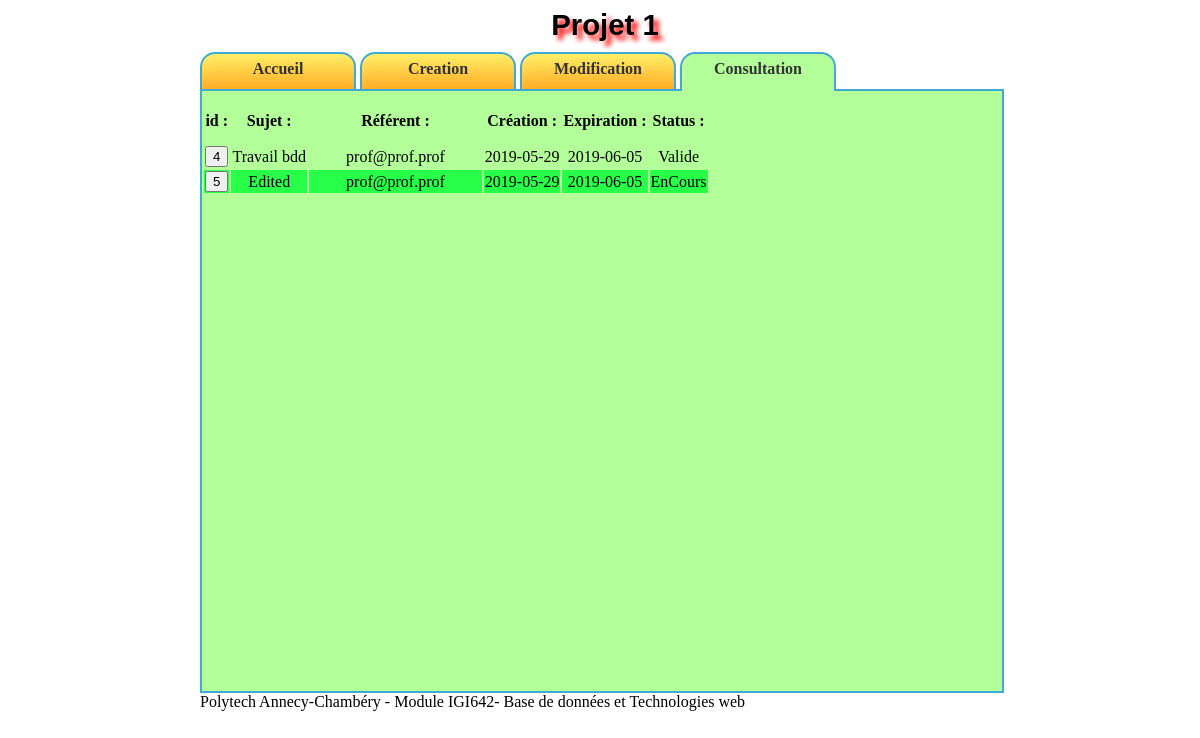
Screenshot of /projet.php?page=4 (signed in) with the database file from the repository.
### tables this page shows
CREATE TABLE IF NOT EXISTS `demandes` (
  `idDem` int(11) NOT NULL AUTO_INCREMENT,
  `sujet` varchar(200) NOT NULL,
  `contenu` text NOT NULL,
  `dateCreation` date NOT NULL,
  `dateExpiration` date NOT NULL,
  `mailEtu` varchar(100) NOT NULL,
  `mailProf` varchar(100) NOT NULL,
  `status` enum('Modifier','Valide','Envoyee','EnCours','Archive') NOT NULL,
  PRIMARY KEY (`idDem`),
  KEY `mailEtu` (`mailEtu`),
  KEY `mailProf` (`mailProf`)
);

### functions.php (called while the page is built, shortened)
<?php
function isConnected ()
{
	if (is_null($_SESSION["mail"]) || is_null($_SESSION["nom"]) || is_null($_SESSION["travail"]))
	{
		return FALSE;
	}
	else
	{
		return TRUE;
	}
}
function isEtudiant ()
{
  if (isConnected())
  {
    if ($_SESSION["travail"] == "Etudiant")
    {
      return TRUE;
    }
  }
  return FALSE;
}
function isProfesseur ()
{
  return FALSE;
}
?>

### page_4.inc.php (the view, shortened to what this page needs)
<?php
	if (isConnected())
	{
		$conn = connexion();
		if(isset($_POST["checkForm"]))
		{
			unset($_POST["checkForm"]);
			$sql = $conn->prepare ("SELECT * FROM `demandes` WHERE idDem = ?");
			$sql->execute(array($_POST["idDem"]));
			if($array = $sql->fetch(PDO::FETCH_ASSOC))
			{
				echo "<table style=\"width=auto;\">";
					echo "<tr>";
						echo "<td>";
							echo "id:";
						echo "</td><td>";
							echo $array["idDem"];
						echo "</td>";
					echo "</tr>";
					echo "<tr class=\"color2\">";
						echo "<td>";
							echo "Sujet:";
						echo "</td><td>";
							echo $array["sujet"];
						echo "</td>";
					echo "</tr>";
					echo "<tr>";
						echo "<td>";
							echo "Contenu:";
						echo "</td><td>";
							echo $array["contenu"];
						echo "</td>";
					echo "</tr>";
					echo "<tr class=\"color2\">";
						echo "<td>";
							echo "Date de création:";
						echo "</td><td>";
							echo $array["dateCreation"];
						echo "</td>";
					echo "</tr>";
					echo "<tr>";
						echo "<td>";
							echo "Date d'expiration:";
						echo "</td><td>";
							echo $array["dateExpiration"];
						echo "</td>";
					echo "</tr>";
					echo "<tr class=\"color2\">";
						echo "<td>";
							echo "Mail Etudiant:";
						echo "</td><td>";
							echo $array["mailEtu"];
						echo "</td>";
					echo "</tr>";
					echo "<tr>";
						echo "<td>";
							echo "Mail Professeur:";
						echo "</td><td>";
							echo $array["mailProf"];
						echo "</td>";
					echo "</tr>";
					echo "<tr class=\"color2\">";
						echo "<td>";
							echo "Status:";
						echo "</td><td>";
							echo $array["status"];
						echo "</td>";
					echo "</tr>";
				echo "</table>";
				echo "<a href=\"?page=4\">Retour</a>";
			}
		}
		else
		{
			if(isEtudiant())
			{
				$sql = $conn->prepare ("SELECT idDem, sujet, dateCreation, dateExpiration, mailProf as mailPers, status FROM `demandes` WHERE mailEtu = ? AND status NOT LIKE \"Archive\"");
				$sql->execute(array($_SESSION["mail"]));
			}
			elseif(isProfesseur())
			{
				$sql = $conn->prepare ("SELECT idDem, sujet, dateCreation, dateExpiration, mailEtu as mailPers, status FROM `demandes` WHERE mailProf = ? AND status NOT LIKE \"Archive\"");
				$sql->execute(array($_SESSION["mail"]));
			}
			else
			{
				$sql = $conn->prepare ("SELECT idDem, sujet, dateCreation, dateExpiration, mailProf as mailPers, status FROM `demandes` WHERE status NOT LIKE \"Archive\"");
				$sql->execute(array());
			}
			if (is_null($sql) || $sql->rowCount() == 0)
			{
				echo "</br>Vous n'avez aucune demande en cours.";
			}
			else
			{
			?>
			<table>
				<tr class="presentation">
					<td class="idDem">
						<center>id :</center>
					</td>
					<td class="sujetDem">
						<center>Sujet :</center>
					</td>
					<td class="mailDem">
						<center>
							<?php
								if (isProfesseur())
								{
									echo "Etudiant :";
								}
								else
								{
									echo "Référent :";
								}
							?>
						</center>
					</td>
					<td class="dateDem">
						<center>Création :</center>
					</td>
					<td class="dateDem">
						<center>Expiration :</center>
					</td>
					<td class="statusDem">
						<center>Status :</center>
					</td>
				</tr>
				<tr class="ecarteColonne"></tr>
				<form method="post" action="projet.php?page=4">
					<?php
						$i = 0;
						while($array = $sql->fetch(PDO::FETCH_ASSOC))
						{
							if ($i % 2 != 0)
							{
								echo "<tr class=\"color2\">";
							}
							else {
								echo "<tr>";
							}
							?>
								<td class="idDem">
									<input type="submit" name="idDem" value="<?php echo $array["idDem"] ?>" />
								</td>
								<td class="sujetDem">
									<center>
										<?php
											echo $array["sujet"];
										?>
									</center>
								</td>
								<td class="mailDem">
									<center>
		  							<?php
		  								echo $array["mailPers"];
		  							?>
		              </center>
								</td>
								<td class="dateDem">
									<center>
										<?php
											echo $array["dateCreation"];
										?>
									</center>
								</td>
								<td class="dateDem">
									<center>
										<?php
											echo $array["dateExpiration"];
										?>
									</center>
								</td>
								<td class="statusDem">
									<center>
		  							<?php
		  								echo $array["status"];
		  							?>
		              </center>
								</td>
							</tr>
							<?php
							$i = $i + 1;
						}
					?>
				</form>
			</table>
			<?php
			}
		}
	}
	else
	{
		header("refresh:0;url=projet.php");
		die(0);
	}
?>

### projet.php (shortened to what this page needs)
<?php
include("functions.php");
?>
<!DOCTYPE HTML>
<html>
  <head>
    <link rel="stylesheet" href="projet.css" />
  </head>
  <body>
  <div id="fond">
    <div id="titre">
      <span>Projet 1</span>
    </div>
    <div id="menu">
      <ul id="lemenu">
      <?php
      $encours = array(" "," "," "," "," ");
      $encours["demandeFinie"] = " ";
      $encours["signup"] = " ";
      $encours["login"] = " ";
      if(!isset($_GET["page"]))
      {
        $page = 0;
      }
      else
      {
        $page = $_GET["page"];
      }
      $encours[$page] = "encours";
      echo "<li><a href=\"?page=0\" class=\"btn_menu $encours[0]\">Accueil</a></li>\n";
      if (isConnected())
      {
        if (isEtudiant())
        {
          echo "<li><a href=\"?page=1\" class=\"btn_menu $encours[1]\">Creation</a></li>\n";
        }
        if (isEtudiant() || isProfesseur())
        {
          echo "<li><a href=\"?page=2\" class=\"btn_menu $encours[2]\">Modification</a></li> \n";
        }
        echo "<li><a href=\"?page=4\" class=\"btn_menu $encours[4]\">Consultation</a></li> \n";
      }
      else
      {
        echo "<li><a href=\"?page=signup\" class=\"btn_menu $encours[signup]\">Signup</a></li>\n";
        echo "<li><a href=\"?page=login\" class=\"btn_menu $encours[login]\">Login</a></li> \n";
      }
      ?>
      </ul>
    </div>
    <div id="contenu">
    <?php
      if( file_exists("page_".$page.".inc.php") ){
        include("page_".$page.".inc.php");
      }
    ?>
    </div>
    <div id="pied">
      <span>Polytech Annecy-Chambéry - Module IGI642- Base de données et Technologies web</span>
    </div>
  </div>
  </body>
</html>

### projet.css (style rules this page uses)
#fond { width: 800px; margin: 0px auto 0px auto; }
#titre { width:100%; margin: 5px; text-align: center; }
#titre span { font-family: Helvetica; font-weight:bold; font-size: 22pt; text-shadow: 5px 5px 5px #FF0000; }
#menu { width: 100%; margin: 10px auto 0px auto; }
#menu a { text-decoration:none; }
ul#lemenu { list-style: none; margin: 10px 0px 0px 0px; padding: 0px; height:37px; }
ul#lemenu li { display: inline; }
#contenu { width:100%; min-height: 600px; border:2px solid; border-color: #40AAD4; background-color: #B3FF99; }
.btn_menu { -moz-box-shadow:inset 7px 1px 24px -22px #fff6af; -webkit-box-shadow:inset 7px 1px 24px -22px #fff6af; box-shadow:inset 7px 1px 24px -22px #fff6af; background:-webkit-gradient( linear, left top, left bottom, color-stop(0.05, #ffec64), color-stop(1, #ffab23) ); background:-moz-linear-gradient( center top, #ffec64 5%, #ffab23 100% ); filter:progid:DXImageTransform.Microsoft.gradient(startColorstr='#ffec64', endColorstr='#ffab23'); background-color:#ffec64; -webkit-border-top-left-radius:15px; -moz-border-radius-topleft:15px; border-top-left-radius:15px; -webkit-border-top-right-radius:15px; -moz-border-radius-topright:15px; border-top-right-radius:15px; -webkit-border-bottom-right-radius:0px; -moz-border-radius-bottomright:0px; border-bottom-right-radius:0px; -webkit-border-bottom-left-radius:0px; -moz-border-radius-bottomleft:0px; border-bottom-left-radius:0px; text-indent:0; border-top: 2px solid #40AAD4; border-right: 2px solid #40AAD4; border-bottom: 0px solid #40AAD4; border-left: 2px solid #40AAD4; display:inline-block; color:#333333; font-family:Arial Black; font-size:16px; font-weight:bold; font-style:normal; height:35px; line-height:30px; width:152px; text-decoration:none; text-align:center; }
.encours, .encours:hover { position:relative; height:37px; background:#B3FF99; }
.color2 { background-color: #28ff48; }
.presentation { font-weight: bold; }
.ecarteColonne { height: 10px; }
.idDem { width: auto; }
.dateDem { width: auto; }
.sujetDem { width: auto; }
.mailDem { width: 35%; }
.statusDem { width: auto; }

### rows the page displays
demandes: idDem "4", sujet "Travail bdd", mailProf "prof@prof.prof", dateCreation "2019-05-29", dateExpiration "2019-06-05", status "Valide"
demandes: idDem "5", sujet "Edited", mailProf "prof@prof.prof", dateCreation "2019-05-29", dateExpiration "2019-06-05", status "EnCours"
